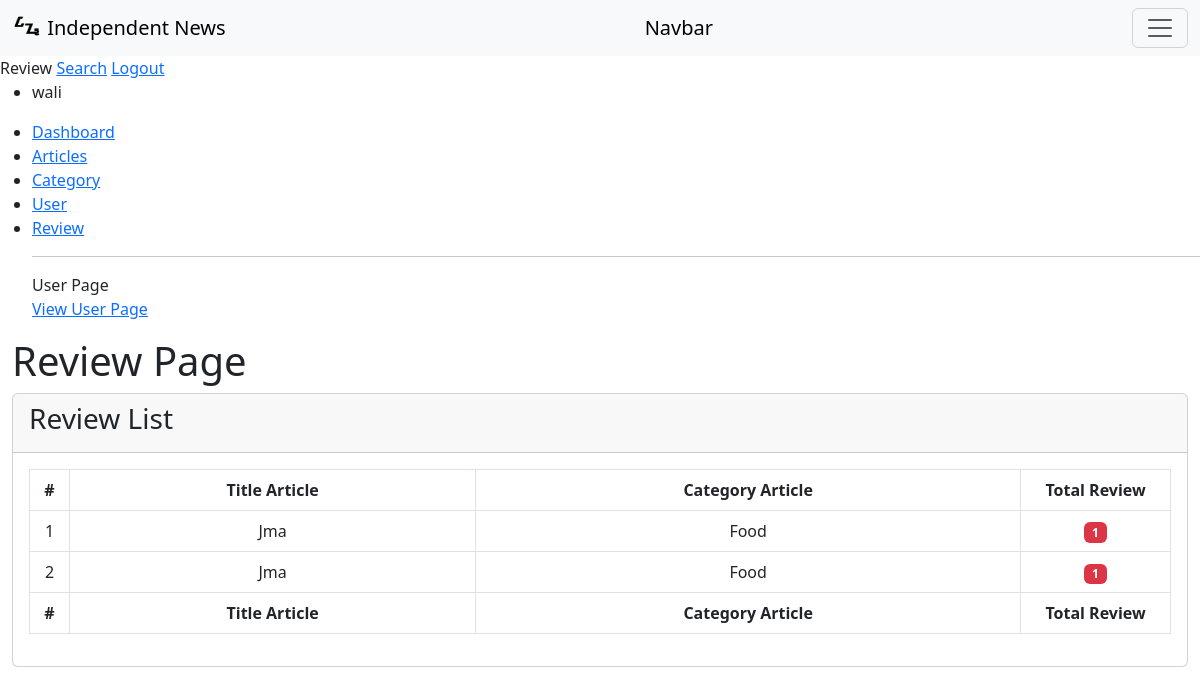
Page /pages/admin/crud/review/review.php (signed in) on the committed database.
### tables this page shows
CREATE TABLE `articles` (
  `id_article` int(3) NOT NULL,
  `cover_article` varchar(40) NOT NULL,
  `title_article` varchar(40) NOT NULL,
  `slug_article` varchar(40) NOT NULL,
  `desc_article` longtext NOT NULL,
  `id_category` int(3) NOT NULL
);

CREATE TABLE `categories` (
  `id_category` int(3) NOT NULL,
  `name_category` varchar(30) NOT NULL,
  `slug_category` varchar(30) NOT NULL
);

CREATE TABLE `reviews` (
  `id_review` int(3) NOT NULL,
  `user_review` varchar(40) NOT NULL,
  `interest_review` int(10) NOT NULL,
  `id_article` int(3) NOT NULL
);

### pages/admin/crud/review/review.php (the view, shortened to what this page needs)
<!DOCTYPE html>
<html lang="en">
<head>
    <link href="https://cdn.jsdelivr.net/npm/bootstrap@5.3.0-alpha3/dist/css/bootstrap.min.css" rel="stylesheet">
    <link rel="stylesheet" href="https://cdn.jsdelivr.net/npm/bootstrap-icons@1.10.5/font/bootstrap-icons.css">
</head>
<body>
    <nav>
        <nav>
            <nav class="navbar bg-light">
                <div class="container-fluid">
                    <a class="navbar-brand" href="#">
                        <img src="..\..\..\..\img\logo\logo_nb.png" alt="Logo" width="30" height="24" class="d-inline-block align-text-top">
                        Independent <span>News</span>
                    </a>
                    <a class="navbar-brand" href="#">Navbar</a>
                    <button class="navbar-toggler" type="button" data-bs-toggle="collapse" data-bs-target="#navbarNav" aria-controls="navbarNav" aria-expanded="false" aria-label="Toggle navigation">
                        <span class="navbar-toggler-icon"></span>
                    </button>
            </nav>
            <div>
                <span>Review</span>
                <a href="#">Search</a>
                <a href="../../../../auth/logout.php">Logout</a>
            </div>
        </nav>
        <section>
            <div>
                <ul>
                    <li><?php echo $_SESSION['username']; ?></li>
                </ul>
                <ul>
                    <li><a href="../../index.php">Dashboard</a></li>
                    <li><a href="../article/article.php">Articles</a></li>
                    <li><a href="../category/category.php">Category</a></li>
                    <li><a href="../user/user.php">User</a></li>
                    <li><a href="review.php">Review</a></li>
                    <hr size="2px" color="black">
                    <span>User Page</span> <br>
                    <a href="../../../user/index.php">View User Page</a>
                </ul>
            </div>
        </section>
        <div class="content-wrapper">
            <section class="content">
                <div class="container-fluid">
                    <h1>Review Page</h1>
                    <div class="card card-default">
                        <div class="card-header">
                            <h3 class="card-title">Review List</h3>
                        </div>
                        <div class="card-body">
                            <?php
                                include "../../../../connection/connection.php";
                                $no = 1;
                                $data = mysqli_query($con, "select
                                    articles.id_article, articles.title_article, articles.id_category,
                                    categories.id_category, categories.name_category,
                                    reviews.id_review, reviews.interest_review, reviews.id_article
                                    from articles, categories, reviews
                                    where articles.id_category=categories.id_category
                                    and articles.id_article=reviews.id_article
                                    order by articles.title_article asc
                                ");
                            ?>
                            <table class="table table-bordered">
                                <thead>
                                    <tr align="center">
                                        <th style="width: 40px;">#</th>
                                        <th>Title Article</th>
                                        <th>Category Article</th>
                                        <th style="width: 150px;">Total Review</th>
                                    </tr>
                                </thead>
                                <tbody>
                                    <?php
                                        while ($d = mysqli_fetch_array($data)) {
                                    ?>
                                    <tr align="center">
                                        <td><?php echo $no++; ?></td>
                                        <td><?php echo $d['title_article']; ?></td>
                                        <td><?php echo $d['name_category']; ?></td>
                                        <?php
                                            $val1 = $d['interest_review'];
                                        ?>
                                        <td>
                                            <span class="badge bg-danger"><?php echo $val1; ?></span>
                                        </td>
                                    </tr>
                                    <?php } ?>
                                </tbody>
                                <tfoot>
                                    <tr align="center">
                                        <th style="width: 40px;">#</th>
                                        <th>Title Article</th>
                                        <th>Category Article</th>
                                        <th style="width: 150px;">Total Review</th>
                                    </tr>
                                </tfoot>
                            </table>
                        </div>
                    </div>
                </div>
            </section>
        </div>
</body>
</html>

### rows in the picture
articles: title_article "Jma", id_category.name_category "Food", reviews.interest_review "1"

### other values in the picture
$_SESSION['username'] "wali"
